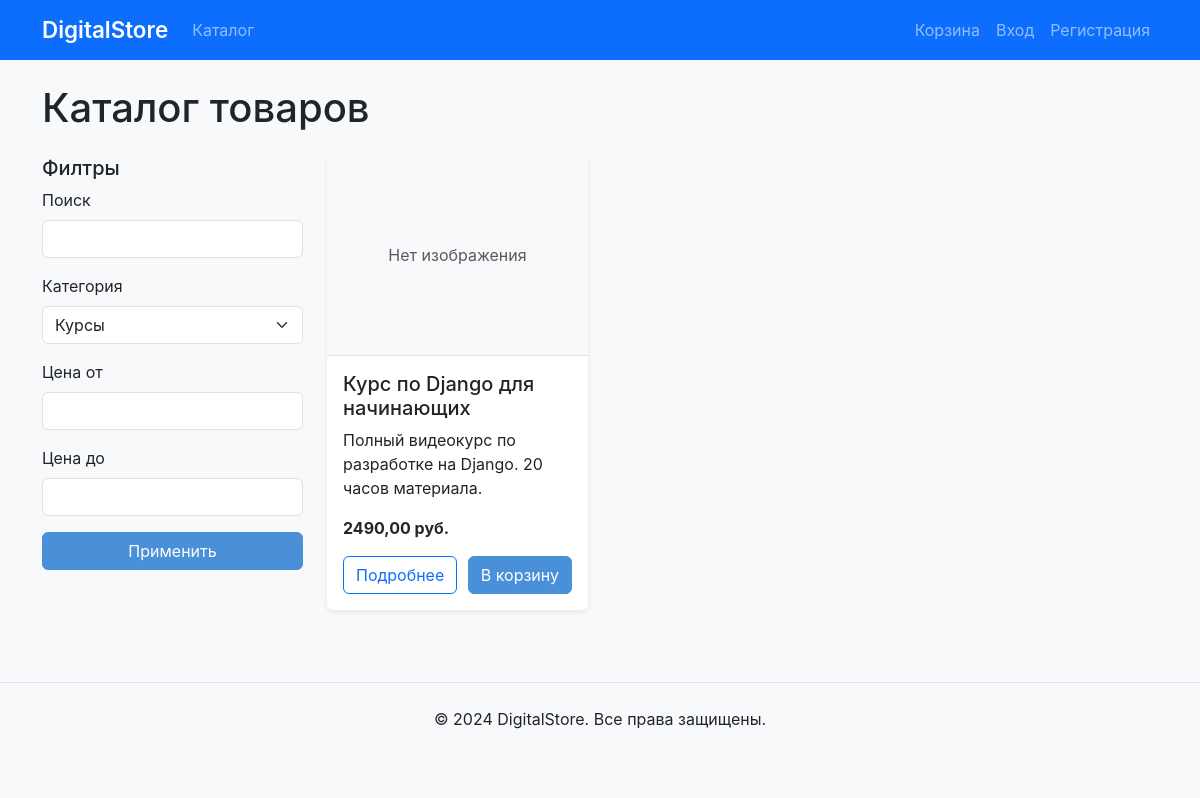
Screenshot of /catalog/?category=courses with the database file from the repository.
### products/models.py (models this page shows, shortened)
class Product(models.Model):
    title = models.CharField(max_length=200)
    slug = models.SlugField(unique=True)
    description = models.TextField()
    price = models.DecimalField(max_digits=10, decimal_places=2)
    category = models.ForeignKey(Category, on_delete=models.CASCADE, related_name='products')
    preview_image = models.ImageField(upload_to='products/previews/', blank=True, null=True)
    digital_file = models.FileField(upload_to='products/files/', blank=True, null=True)
    created_at = models.DateTimeField(auto_now_add=True)
    updated_at = models.DateTimeField(auto_now=True)
    is_active = models.BooleanField(default=True)
    class Meta:
        ordering = ['-created_at']

### products/views.py (the view)
# urls.py: path('catalog/', views.CatalogView.as_view(), name='catalog'),
class CatalogView(ListView):
    model = Product
    template_name = 'products/catalog.html'
    context_object_name = 'products'
    paginate_by = 12
    def get_queryset(self):
        queryset = Product.objects.filter(is_active=True)
        category_slug = self.request.GET.get('category')
        q = self.request.GET.get('q')
        min_price = self.request.GET.get('min_price')
        max_price = self.request.GET.get('max_price')
        if category_slug:
            queryset = queryset.filter(category__slug=category_slug)
        if q:
            queryset = queryset.filter(Q(title__icontains=q) | Q(description__icontains=q))
        if min_price:
            queryset = queryset.filter(price__gte=min_price)
        if max_price:
            queryset = queryset.filter(price__lte=max_price)
        return queryset
    def get_context_data(self, **kwargs):
        context = super().get_context_data(**kwargs)
        context['categories'] = Category.objects.all()
        context['current_category'] = self.request.GET.get('category', '')
        context['q'] = self.request.GET.get('q', '')
        context['min_price'] = self.request.GET.get('min_price', '')
        context['max_price'] = self.request.GET.get('max_price', '')
        return context

### cart/cart.py (called while the page is built)
    def __len__(self):
        return sum(item['quantity'] for item in self.cart.values())

### cart/context_processors.py (called while the page is built)
def cart_processor(request):
    cart = Cart(request)
    return {'cart': cart, 'cart_count': len(cart)}

### templates/products/catalog.html (shortened to what this page needs)
{% extends 'base.html' %}
{% block content %}
<h1 class="mb-4">Каталог товаров</h1>
<div class="row">
    <div class="col-md-3 mb-4">
        <h5>Филтры</h5>
        <form method="get">
            <div class="mb-3">
                <label class="form-label">Поиск</label>
                <input type="text" name="q" class="form-control" value="{{ q }}">
            </div>
            <div class="mb-3">
                <label class="form-label">Категория</label>
                <select name="category" class="form-select">
                    {% for cat in categories %}
                        <option value="{{ cat.slug }}" {% if current_category == cat.slug %}selected{% endif %}>{{ cat.name }}</option>
                    {% endfor %}
                </select>
            </div>
            <div class="mb-3">
                <label class="form-label">Цена от</label>
                <input type="number" step="0.01" name="min_price" class="form-control" value="{{ min_price }}">
            </div>
            <div class="mb-3">
                <label class="form-label">Цена до</label>
                <input type="number" step="0.01" name="max_price" class="form-control" value="{{ max_price }}">
            </div>
            <button type="submit" class="btn btn-primary w-100">Применить</button>
        </form>
    </div>
    <div class="col-md-9">
        <div class="row">
            {% for product in products %}
                <div class="col-md-4 mb-4">
                    <div class="card h-100">
                        {% if product.preview_image %}
                        <img src="{{ product.preview_image.url }}" class="card-img-top" alt="{{ product.title }}" style="height: 200px; object-fit: cover;">
                    {% else %}
                        <div class="card-img-top bg-light d-flex align-items-center justify-content-center" style="height: 200px;">
                            <span class="text-muted">Нет изображения</span>
                        </div>
                    {% endif %}
                        <div class="card-body d-flex flex-column">
                            <h5 class="card-title">{{ product.title }}</h5>
                            <p class="card-text flex-grow-1">{{ product.description|truncatewords:15 }}</p>
                            <p class="card-text"><strong>{{ product.price }} руб.</strong></p>
                            <div class="d-flex justify-content-between">
                                <a href="{% url 'product_detail' product.slug %}" class="btn btn-outline-primary">Подробнее</a>
                                <button onclick="addToCart({{ product.id }})" class="btn btn-primary">В корзину</button>
                            </div>
                        </div>
                    </div>
                </div>
            {% empty %}
                <p>Товары не найдены.</p>
            {% endfor %}
        </div>
    </div>
</div>
{% endblock %}

### static/css/style.css (style rules this page uses)
body { background-color: #f8f9fa; font-family: -apple-system, BlinkMacSystemFont, "Segoe UI", Roboto, "Helvetica Neue", Arial, sans-serif; }
.card { transition: transform 0.2s, box-shadow 0.2s; border: none; box-shadow: 0 2px 5px rgba(0,0,0,0.08); }
.card-img-top { border-bottom: 1px solid rgba(0,0,0,0.08); }
.btn-primary { background-color: #4A90D9; border-color: #4A90D9; }

### rows the page displays
Product: preview_image "Нет изображения", title "Курс по Django для начинающих", description "Полный видеокурс по разработке на Django. 20 часов материала.", price "2490,00"

### other values shown
form field category "Курсы"
